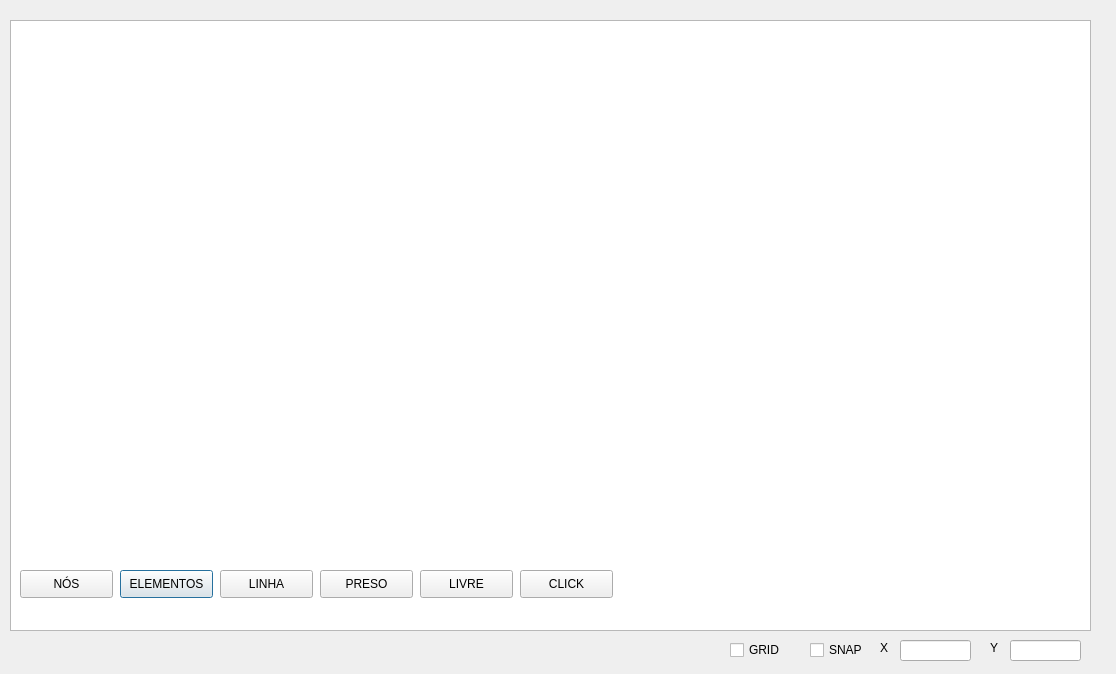
<?xml version="1.0" encoding="UTF-8"?>
<ui version="4.0">
 <class>Dialog</class>
 <widget class="QDialog" name="Dialog">
  <property name="geometry">
   <rect>
    <x>0</x>
    <y>0</y>
    <width>1116</width>
    <height>674</height>
   </rect>
  </property>
  <property name="windowTitle">
   <string>Dialog</string>
  </property>
  <widget class="QPushButton" name="pushButton_4">
   <property name="geometry">
    <rect>
     <x>120</x>
     <y>570</y>
     <width>93</width>
     <height>28</height>
    </rect>
   </property>
   <property name="text">
    <string>ELEMENTOS</string>
   </property>
  </widget>
  <widget class="QPushButton" name="pushButton_5">
   <property name="geometry">
    <rect>
     <x>220</x>
     <y>570</y>
     <width>93</width>
     <height>28</height>
    </rect>
   </property>
   <property name="text">
    <string>LINHA</string>
   </property>
  </widget>
  <widget class="QGraphicsView" name="graphicsView">
   <property name="geometry">
    <rect>
     <x>10</x>
     <y>20</y>
     <width>1081</width>
     <height>611</height>
    </rect>
   </property>
  </widget>
  <widget class="QPushButton" name="pushButton_6">
   <property name="geometry">
    <rect>
     <x>20</x>
     <y>570</y>
     <width>93</width>
     <height>28</height>
    </rect>
   </property>
   <property name="text">
    <string>NÓS</string>
   </property>
  </widget>
  <widget class="QPushButton" name="pushButton_7">
   <property name="geometry">
    <rect>
     <x>320</x>
     <y>570</y>
     <width>93</width>
     <height>28</height>
    </rect>
   </property>
   <property name="text">
    <string>PRESO</string>
   </property>
  </widget>
  <widget class="QPushButton" name="pushButton_8">
   <property name="geometry">
    <rect>
     <x>420</x>
     <y>570</y>
     <width>93</width>
     <height>28</height>
    </rect>
   </property>
   <property name="text">
    <string>LIVRE</string>
   </property>
  </widget>
  <widget class="QCheckBox" name="checkBox">
   <property name="geometry">
    <rect>
     <x>730</x>
     <y>640</y>
     <width>81</width>
     <height>20</height>
    </rect>
   </property>
   <property name="text">
    <string>GRID</string>
   </property>
  </widget>
  <widget class="QCheckBox" name="checkBox_2">
   <property name="geometry">
    <rect>
     <x>810</x>
     <y>640</y>
     <width>81</width>
     <height>20</height>
    </rect>
   </property>
   <property name="text">
    <string>SNAP</string>
   </property>
  </widget>
  <widget class="QLabel" name="label">
   <property name="geometry">
    <rect>
     <x>880</x>
     <y>640</y>
     <width>55</width>
     <height>16</height>
    </rect>
   </property>
   <property name="text">
    <string>X</string>
   </property>
  </widget>
  <widget class="QLabel" name="label_2">
   <property name="geometry">
    <rect>
     <x>990</x>
     <y>640</y>
     <width>55</width>
     <height>16</height>
    </rect>
   </property>
   <property name="text">
    <string>Y</string>
   </property>
  </widget>
  <widget class="QLineEdit" name="lineEdit">
   <property name="geometry">
    <rect>
     <x>900</x>
     <y>640</y>
     <width>71</width>
     <height>21</height>
    </rect>
   </property>
  </widget>
  <widget class="QLineEdit" name="lineEdit_2">
   <property name="geometry">
    <rect>
     <x>1010</x>
     <y>640</y>
     <width>71</width>
     <height>21</height>
    </rect>
   </property>
  </widget>
  <widget class="QPushButton" name="pushButton_9">
   <property name="geometry">
    <rect>
     <x>520</x>
     <y>570</y>
     <width>93</width>
     <height>28</height>
    </rect>
   </property>
   <property name="text">
    <string>CLICK</string>
   </property>
  </widget>
  <zorder>graphicsView</zorder>
  <zorder>pushButton_4</zorder>
  <zorder>pushButton_5</zorder>
  <zorder>pushButton_6</zorder>
  <zorder>pushButton_7</zorder>
  <zorder>pushButton_8</zorder>
  <zorder>checkBox</zorder>
  <zorder>checkBox_2</zorder>
  <zorder>label</zorder>
  <zorder>label_2</zorder>
  <zorder>lineEdit</zorder>
  <zorder>lineEdit_2</zorder>
  <zorder>pushButton_9</zorder>
 </widget>
 <resources/>
 <connections/>
</ui>
